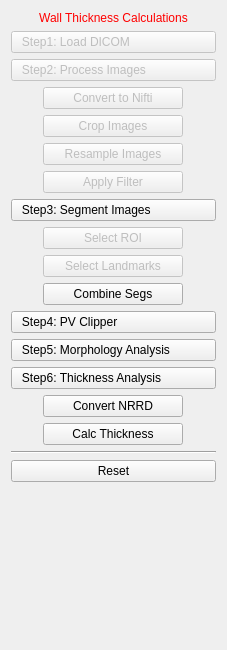
<?xml version="1.0" encoding="UTF-8"?>
<ui version="4.0">
 <class>WallThicknessCalculationsViewControls</class>
 <widget class="QWidget" name="WallThicknessCalculationsViewControls">
  <property name="geometry">
   <rect>
    <x>0</x>
    <y>0</y>
    <width>227</width>
    <height>650</height>
   </rect>
  </property>
  <property name="windowTitle">
   <string>QmitkTemplate</string>
  </property>
  <layout class="QVBoxLayout" name="verticalLayout">
   <item>
    <widget class="QLabel" name="titleLabel">
     <property name="styleSheet">
      <string notr="true">QLabel { color: rgb(255, 0, 0) }</string>
     </property>
     <property name="text">
      <string>Wall Thickness Calculations</string>
     </property>
     <property name="alignment">
      <set>Qt::AlignCenter</set>
     </property>
    </widget>
   </item>
   <item>
    <widget class="QPushButton" name="button_1">
     <property name="enabled">
      <bool>false</bool>
     </property>
     <property name="toolTip">
      <string>Do image processing</string>
     </property>
     <property name="styleSheet">
      <string notr="true">text-align: left;</string>
     </property>
     <property name="text">
      <string>   Step1: Load DICOM</string>
     </property>
    </widget>
   </item>
   <item>
    <widget class="QPushButton" name="button_2">
     <property name="enabled">
      <bool>false</bool>
     </property>
     <property name="toolTip">
      <string>Do image processing</string>
     </property>
     <property name="styleSheet">
      <string notr="true">text-align: left;</string>
     </property>
     <property name="text">
      <string>   Step2: Process Images</string>
     </property>
    </widget>
   </item>
   <item alignment="Qt::AlignHCenter">
    <widget class="QPushButton" name="button_2_1">
     <property name="enabled">
      <bool>false</bool>
     </property>
     <property name="minimumSize">
      <size>
       <width>140</width>
       <height>0</height>
      </size>
     </property>
     <property name="maximumSize">
      <size>
       <width>140</width>
       <height>16777215</height>
      </size>
     </property>
     <property name="text">
      <string>Convert to Nifti</string>
     </property>
    </widget>
   </item>
   <item alignment="Qt::AlignHCenter">
    <widget class="QPushButton" name="button_2_2">
     <property name="enabled">
      <bool>false</bool>
     </property>
     <property name="minimumSize">
      <size>
       <width>140</width>
       <height>0</height>
      </size>
     </property>
     <property name="maximumSize">
      <size>
       <width>140</width>
       <height>16777215</height>
      </size>
     </property>
     <property name="text">
      <string>Crop Images</string>
     </property>
    </widget>
   </item>
   <item alignment="Qt::AlignHCenter">
    <widget class="QPushButton" name="button_2_3">
     <property name="enabled">
      <bool>false</bool>
     </property>
     <property name="minimumSize">
      <size>
       <width>140</width>
       <height>0</height>
      </size>
     </property>
     <property name="maximumSize">
      <size>
       <width>140</width>
       <height>16777215</height>
      </size>
     </property>
     <property name="text">
      <string>Resample Images</string>
     </property>
    </widget>
   </item>
   <item alignment="Qt::AlignHCenter">
    <widget class="QPushButton" name="button_2_4">
     <property name="enabled">
      <bool>false</bool>
     </property>
     <property name="minimumSize">
      <size>
       <width>140</width>
       <height>0</height>
      </size>
     </property>
     <property name="maximumSize">
      <size>
       <width>140</width>
       <height>16777215</height>
      </size>
     </property>
     <property name="text">
      <string>Apply Filter</string>
     </property>
    </widget>
   </item>
   <item>
    <widget class="QPushButton" name="button_3">
     <property name="toolTip">
      <string>Do image processing</string>
     </property>
     <property name="styleSheet">
      <string notr="true">text-align: left;</string>
     </property>
     <property name="text">
      <string>   Step3: Segment Images</string>
     </property>
    </widget>
   </item>
   <item alignment="Qt::AlignHCenter">
    <widget class="QPushButton" name="button_3_1">
     <property name="enabled">
      <bool>false</bool>
     </property>
     <property name="minimumSize">
      <size>
       <width>140</width>
       <height>0</height>
      </size>
     </property>
     <property name="maximumSize">
      <size>
       <width>140</width>
       <height>16777215</height>
      </size>
     </property>
     <property name="text">
      <string>Select ROI</string>
     </property>
    </widget>
   </item>
   <item alignment="Qt::AlignHCenter">
    <widget class="QPushButton" name="button_3_2">
     <property name="enabled">
      <bool>false</bool>
     </property>
     <property name="minimumSize">
      <size>
       <width>140</width>
       <height>0</height>
      </size>
     </property>
     <property name="maximumSize">
      <size>
       <width>140</width>
       <height>16777215</height>
      </size>
     </property>
     <property name="text">
      <string>Select Landmarks</string>
     </property>
    </widget>
   </item>
   <item alignment="Qt::AlignHCenter">
    <widget class="QPushButton" name="button_3_3">
     <property name="enabled">
      <bool>true</bool>
     </property>
     <property name="minimumSize">
      <size>
       <width>140</width>
       <height>0</height>
      </size>
     </property>
     <property name="maximumSize">
      <size>
       <width>140</width>
       <height>16777215</height>
      </size>
     </property>
     <property name="text">
      <string>Combine Segs</string>
     </property>
    </widget>
   </item>
   <item>
    <widget class="QPushButton" name="button_4">
     <property name="toolTip">
      <string>Do image processing</string>
     </property>
     <property name="styleSheet">
      <string notr="true">text-align: left;</string>
     </property>
     <property name="text">
      <string>   Step4: PV Clipper</string>
     </property>
    </widget>
   </item>
   <item>
    <widget class="QPushButton" name="button_5">
     <property name="styleSheet">
      <string notr="true">text-align: left;</string>
     </property>
     <property name="text">
      <string>   Step5: Morphology Analysis</string>
     </property>
    </widget>
   </item>
   <item>
    <widget class="QPushButton" name="button_6">
     <property name="toolTip">
      <string>Do image processing</string>
     </property>
     <property name="styleSheet">
      <string notr="true">text-align: left;</string>
     </property>
     <property name="text">
      <string>   Step6: Thickness Analysis</string>
     </property>
    </widget>
   </item>
   <item alignment="Qt::AlignHCenter">
    <widget class="QPushButton" name="button_6_1">
     <property name="enabled">
      <bool>true</bool>
     </property>
     <property name="minimumSize">
      <size>
       <width>140</width>
       <height>0</height>
      </size>
     </property>
     <property name="maximumSize">
      <size>
       <width>140</width>
       <height>16777215</height>
      </size>
     </property>
     <property name="text">
      <string>Convert NRRD</string>
     </property>
    </widget>
   </item>
   <item alignment="Qt::AlignHCenter">
    <widget class="QPushButton" name="button_6_2">
     <property name="enabled">
      <bool>true</bool>
     </property>
     <property name="minimumSize">
      <size>
       <width>140</width>
       <height>0</height>
      </size>
     </property>
     <property name="maximumSize">
      <size>
       <width>140</width>
       <height>16777215</height>
      </size>
     </property>
     <property name="text">
      <string>Calc Thickness</string>
     </property>
    </widget>
   </item>
   <item>
    <widget class="Line" name="line_2">
     <property name="orientation">
      <enum>Qt::Horizontal</enum>
     </property>
    </widget>
   </item>
   <item>
    <widget class="QPushButton" name="button_r">
     <property name="text">
      <string>Reset</string>
     </property>
    </widget>
   </item>
   <item>
    <spacer name="spacer">
     <property name="orientation">
      <enum>Qt::Vertical</enum>
     </property>
     <property name="sizeType">
      <enum>QSizePolicy::Expanding</enum>
     </property>
     <property name="sizeHint" stdset="0">
      <size>
       <width>20</width>
       <height>220</height>
      </size>
     </property>
    </spacer>
   </item>
  </layout>
 </widget>
 <layoutdefault spacing="6" margin="11"/>
 <resources/>
 <connections/>
</ui>
